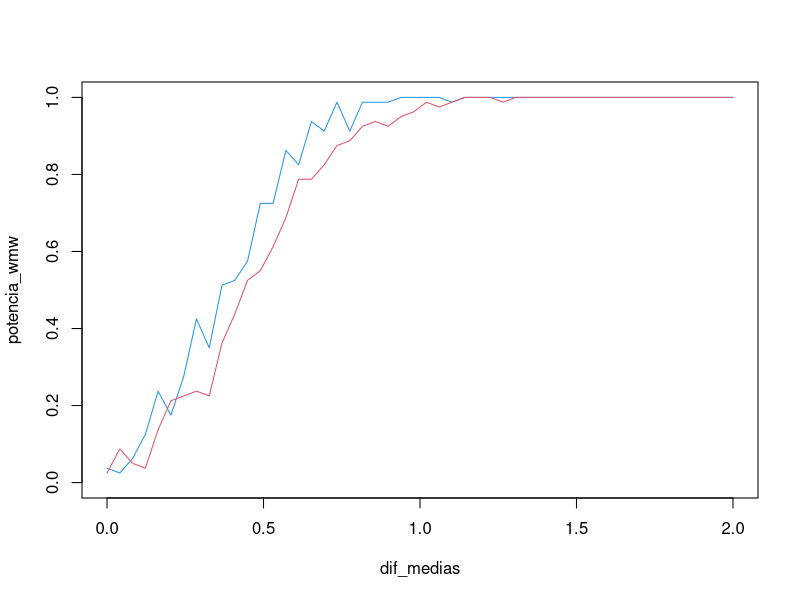

Write the R code that produced this figure.
# Revisemos la potencia de una prueba. ------------------------------------


# wmw con dos gamas -------------------------------------------------------

# La media de una gamma es shape/rate, vamos a mover el shape -------------

tamano_muestral <- 50
iteraciones <- 80
dif_media_ini <- 0
dif_media_fin <- 2
media_x <- 1
n_pasos <- 50
umbral_significancia <- 0.05

## la idea es ir cambiando la media para ver en que prueba localiza que hay una diferencia
## de medias, la media_x sera constante y media_y sera movil.P

dif_medias <- seq(dif_media_ini, dif_media_fin, length.out = n_pasos)


# prueba wmw con dos gamas (no parametrica) --------------------------------

# La media de una gamma es shape/rate, vamos a mover el shape --------------

# prueba wmw ---------------------------------------------------------------

potencia_wmw <- vector()

for(k in seq_along(dif_medias)){ #seq_len(n_pasos)
  sim_shape <- media_x + dif_medias[k]
  p_valores <- vector()
  
  for(i in seq_len(iteraciones)){
    x <- rgamma(tamano_muestral, media_x, 1)
    y <- rgamma(tamano_muestral, sim_shape, 1)
    p_valores[i] <- wilcox.test(x, y)$p.value
  }
  
  potencia_wmw[k] <- mean(p_valores < umbral_significancia)
}

# prueba t -----------------------------------------------------------------

potencia_t <- vector()

for(k in seq_along(dif_medias)){ 
  sim_shape <-  media_x + dif_medias[k] 
  p_valores <- vector()
  
  for(i in seq_len(iteraciones)){
    x <- rgamma(tamano_muestral, media_x, 1)
    y <- rgamma(tamano_muestral, sim_shape, 1)
    p_valores[i] <- t.test(x, y)$p.value
  }
  
  potencia_t[k] <- mean(p_valores < umbral_significancia)
}

plot(dif_medias, potencia_wmw, ylim = c(0, 1), col = 4, type = "l")
lines(dif_medias, potencia_t, col = 2)